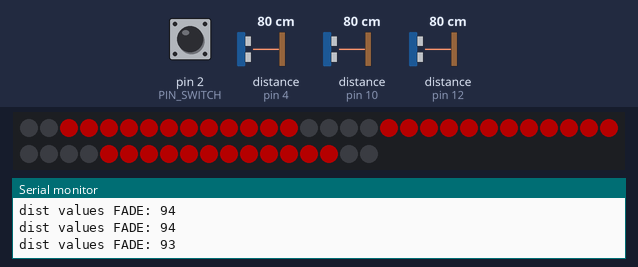
Recording of a sketch running on a simulated Arduino Uno, built with avr-gcc and run on an emulated ATmega328P. Shown: 48 RGB LEDs in strip order, left to right, continuing on the next row, the last lines printed to the serial monitor. Wiring (inferred from the names in the program): ultrasonic range finder: trigger pin 4; echo pin 4. The test bench sets the inputs (shaded band); at power-on: pin 2 (PIN_SWITCH) HIGH, distance to the obstacle (sensors on pin 4, pin 10, pin 12) 80 cm. The echo pulse lasts 58.3 µs per cm; dim RGB values are drawn brighter than linear.

Above: at 1.2 s.
1.3 s: pin 2 (PIN_SWITCH) pulled LOW for 0.15 s
3.0 s: distance to the obstacle (sensor on pin 4) set to 120 cm
4.9 s: distance to the obstacle (sensor on pin 10) set to 2 cm
6.5 s: distance to the obstacle (sensor on pin 12) set to 11 cm
At 6.91 s:
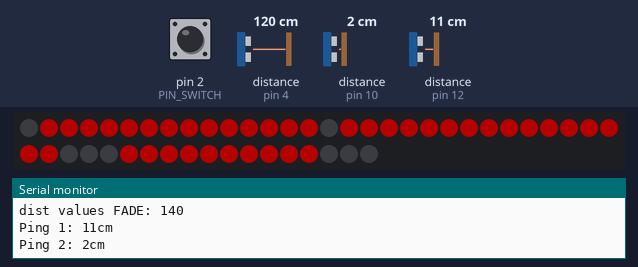
8.2 s: distance to the obstacle (sensor on pin 12) set to 8 cm
9.8 s: distance to the obstacle (sensor on pin 4) set to 2 cm
At 9.98 s:
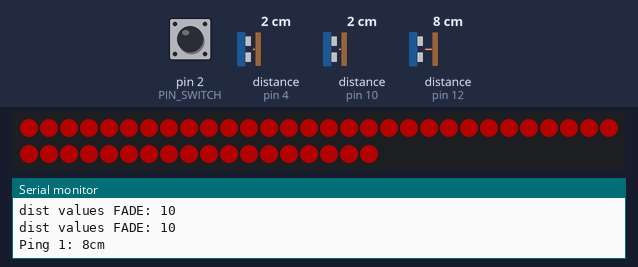

The sketch:

project.ino
```cpp
#include <Adafruit_NeoPixel.h>
#include <Servo.h>
#include <avr/power.h>
#include <NewPing.h>

//Max and Min value for the distance sensor
float maxDistance = 500;
float minDistance = 10;

// # Cable management sensors #
//   SUPPLY  |   S1    |   S2    |   S3
// GND | +5V | E1 | T1 | E2 | T2 | E3 | T3

//Define 3 distance sensors
NewPing sonar1(11, 12, maxDistance); // Sensor 1: trigger pin, echo pin, maximum distance in cm
NewPing sonar2(9, 10, maxDistance); // Sensor 2: trigger pin, echo pin, maximum distance in cm
//NewPing sonar3(7, 8, maxDistance); // Sensor 3: trigger pin, echo pin, maximum distance in cm

#define pingSpeed 100 // Ping frequency (in milliseconds), fastest we should ping is about 35ms per sensor
unsigned long pingTimer1, pingTimer2, pingTimer3;

//Hardware constants
#define PIN_STRIP 5

#define NUMBER_LEDS 48
#define NUMBER_STRIPS 3

#define PIN_SWITCH 2

#define PIN_SENSOR 4

Adafruit_NeoPixel strip = Adafruit_NeoPixel(NUMBER_LEDS, PIN_STRIP, NEO_GRB + NEO_KHZ800);


//Store of the measured distances of each servo step
  int distanceValues[3];
  int distanceValuesFade[3];


void setup() {
  //Init distance store to far away
  for(int i=0; i < 3; i++){
    distanceValues[i] = maxDistance;
    distanceValuesFade[i] = maxDistance;
  }

  pinMode(PIN_SWITCH, INPUT_PULLUP); // set pin to input with internal pullup resistor

  pingTimer1 = millis() + pingSpeed; // Sensor 1 fires after 100ms (pingSpeed)
  pingTimer2 = pingTimer1 + (pingSpeed / 2); // Sensor 2 fires 50ms later
  pingTimer3 = pingTimer2 + (pingSpeed / 2); // Sensor 3 fires 50ms later

  //For console output
  Serial.begin(9600);

  //Init led strips
  strip.begin();
  strip.setBrightness(64);
  strip.show();
}
/**
 *
 *  MAIN
 *  Move servo, read sensor and write leds
 *
 */
void loop(){
 if (millis() >= pingTimer1) {
   pingTimer1 += pingSpeed; // Make sensor 1 fire again 100ms later (pingSpeed)
   distanceValues[0] = sonar1.ping_cm();
   Serial.print("Ping 1: ");
   Serial.print(distanceValues[0]); // Convert ping time to distance and print result (0 = outside set distance range, no ping echo)
   Serial.println("cm");
 }
 if (millis() >= pingTimer2) {
   pingTimer2 = pingTimer1 + (pingSpeed / 2); // Make sensor 2 fire again 50ms after sensor 1 fires
   distanceValues[1] = sonar2.ping_cm();
   // Both sensors pinged, process results here
   Serial.print("Ping 2: ");
   Serial.print(distanceValues[1]); // Convert ping time to distance and print result (0 = outside set distance range, no ping echo)
   Serial.println("cm");
 }
 if (millis() >= pingTimer3) {
   pingTimer3 = pingTimer2 + (pingSpeed / 2); // Make sensor 2 fire again 50ms after sensor 1 fires
   // distanceValues[2] = sonar3.ping_cm();
   distanceValues[2] = readSensor();
   // All three sensors pinged, process results here
   Serial.print("Ping 3: ");
   Serial.print(distanceValues[2]); // Convert ping time to distance and print result (0 = outside set distance range, no ping echo)
   Serial.println("cm");

   Serial.print("PIN_SWITCH: ");
   Serial.println(digitalRead(PIN_SWITCH));

   for(int i=0; i < 3; i++) {
     if(distanceValues[i] < minDistance) {
      if(distanceValues[i] == 0) {
        distanceValues[i] = maxDistance;
      }
      else {
        distanceValues[i] = minDistance;
      }
     }
     if(distanceValues[i] < distanceValuesFade[i]) {
        distanceValuesFade[i] = distanceValues[i];
     }
     else {
      distanceValuesFade[i] = distanceValuesFade[i] + (distanceValues[i] / 6) ;

     }
     Serial.print("dist values FADE: ");
     Serial.println(distanceValuesFade[i]);
   }

   if(digitalRead(PIN_SWITCH)) {
      visualizeWithDirection();
    }
    else {
      visualizeLinear();
    }
  }
}

/**
 * VISUALIZATION TYPE 2
 *
 *    LED-STRIPS:    OBJECT: comming from right
 *                           near at the right
 *    [ ][ ][ ]              nearer at the center
 *    [ ][*][ ]
 *    [*][x][ ]  =   [o][o][O][O][ ][ ]
 *    [x][X][ ]
 *    [X][X][ ]
 *
 *    bottom = green
 *    top = red
 **/

void visualizeLinear() {
  //Calculate the color and the amount of leds for every strip
  for(int i=0; i<NUMBER_STRIPS; i++){

    //to get the with 1,2,3 the needed indices we use i*2 and i*2+1
    //0 = 0,1 / 1 = 2,3 / 2 = 4,5
    //int distance = (distanceValues[i*2] + distanceValues[i*2+1]) / 2;
    int distance = distanceValuesFade[i];
    //Serial.println(distance);
    int heightStrip = NUMBER_LEDS/NUMBER_STRIPS;

    //how many of the leds of one strip should be switched on
    //more distances = less leds
    int heightToLight = heightStrip - heightStrip * ( (distance - minDistance) / (maxDistance - minDistance) );

    //Calculate the color and the amount of leds for the single strip i
    for(int j=0; j<heightStrip; j++) {

      //Workaround for the second led strip, which is upside down
      int idx = 0;
      if(i == 1){
        idx = 2*i*heightStrip-j-1;
      }
      else{
        idx = j+(i*heightStrip);
      }

      //Check if the leds is one of the leds which should be switched on
      if(j <= heightToLight){
        int delta = 255*0.33/heightStrip*j;

        //Most green for low j's, more red for higher j's
        strip.setPixelColor(idx, strip.Color(255*0.66 + delta, 255*0.33 - delta, 0));
      }
      else{
        strip.setPixelColor(idx, strip.Color(0, 0, 0));
      }
    }
  }

  strip.show();
}

/**
 * VISUALIZATION TYPE 1
 *
 *    LED-STRIPS:    OBJECT: comming from right
 *                           near at the right
 *    [ ][ ][ ]              nearer at the center
 *    [ ][X][ ]
 *    [X][X][ ]  =   [o][o][O][O][ ][ ]
 *    [X][X][ ]
 *    [ ][X][ ]
 *    [ ][ ][ ]
 *
 **/

void visualizeWithDirection() {
  //Calculate the color and the amount of leds for every strip
  for(int i=0; i<NUMBER_STRIPS; i++){

    //to get the with 1,2,3 the needed indices we use i*2 and i*2+1
    //0 = 0,1 / 1 = 2,3 / 2 = 4,5
    //int distance = (distanceValues[i*2] + distanceValues[i*2+1]) / 2;
    int distance = distanceValuesFade[i];
    int heightStrip = NUMBER_LEDS/NUMBER_STRIPS;

    //how many of the leds of one strip should be switched on
    //more distances = less leds
    int heightToLight = heightStrip - heightStrip * ( (distance - minDistance) / (maxDistance - minDistance) );

    int centerOfStrip = heightStrip/2;
    int farestLEDFromCenter = heightToLight/2;

    //Calculate the color and the amount of leds for the single strip i
    for(int j=0; j<heightStrip; j++) {
      /**
       *   [ ]  When the j is not over or under the heightStrip half plus/minus
       *   [X]  the height calculated with the distance than it should be switched on
       *   [X]  <- Center
       *   [X]
       *   [ ]  OVerwise it should be off (hear the most top and bottom one)
       **/

      /**
       * For 16 leds high strip, when farestLEDFromCenter = 0
       * [ ][ ][ ][ ][ ][ ][ ][ ][ ][ ][ ][ ][ ][ ][ ][ ]
       *
       * For 16 leds high strip, when farestLEDFromCenter = 3
       * [ ][ ][ ][ ][ ][x][x][x][x][x][x][ ][ ][ ][ ][ ]
       **/
      if(j < centerOfStrip+farestLEDFromCenter && j >= centerOfStrip-farestLEDFromCenter){
        strip.setPixelColor(j+(i*heightStrip), strip.Color(255, 0, 0));
        strip.setPixelColor(j+(i*heightStrip), strip.Color(255, 0, 0));
      }
      else{
        strip.setPixelColor(j+(i*heightStrip), strip.Color(0, 0, 0));
        strip.setPixelColor(j+(i*heightStrip), strip.Color(0, 0, 0));
      }
    }
  }

  strip.show();
}


//void printDistance(int distance){
//  Serial.print(distance);
//  Serial.print(" cm");
//  Serial.println();
//}
//
//void printDistanceValues(){
//  for(int i=0; i<servoSteps; i++){
//    Serial.print(distanceValues[i]);
//    Serial.print(" ");
//  }
//  Serial.println();
//}

/**
 *
 * DISTANCE SENSOR
 *
 **/

long readSensor(){
  // The same pin is used to read the signal from the PING))): a HIGH
  // pulse whose duration is the time (in microseconds) from the sending
  // of the ping to the reception of its echo off of an object.
  triggerSensor();

  pinMode(PIN_SENSOR, INPUT);
  long duration = pulseIn(PIN_SENSOR, HIGH);

  // convert the time into a distance
  return microsecondsToCentimeters(duration);
}

void triggerSensor(){
  // The PING))) is triggered by a HIGH pulse of 2 or more microseconds.
  // Give a short LOW pulse beforehand to ensure a clean HIGH pulse:
  pinMode(PIN_SENSOR, OUTPUT);
  digitalWrite(PIN_SENSOR, LOW);
  delayMicroseconds(2);
  digitalWrite(PIN_SENSOR, HIGH);
  delayMicroseconds(5);
  digitalWrite(PIN_SENSOR, LOW);
}

int microsecondsToCentimeters(long microseconds)
{
  // The speed of sound is 340 m/s or 29 microseconds per centimeter.
  // The ping travels out and back, so to find the distance of the
  // object we take half of the distance travelled.
  return microseconds / 29 / 2;
}
```

Measured:
- after the input at 6.5 s, the LEDs: first differ from a run without the input after 0.22 s (image 1 shows a later state)
- after the input at 9.8 s, the LEDs: first differ from a run without the input after 0.13 s (image 2)
